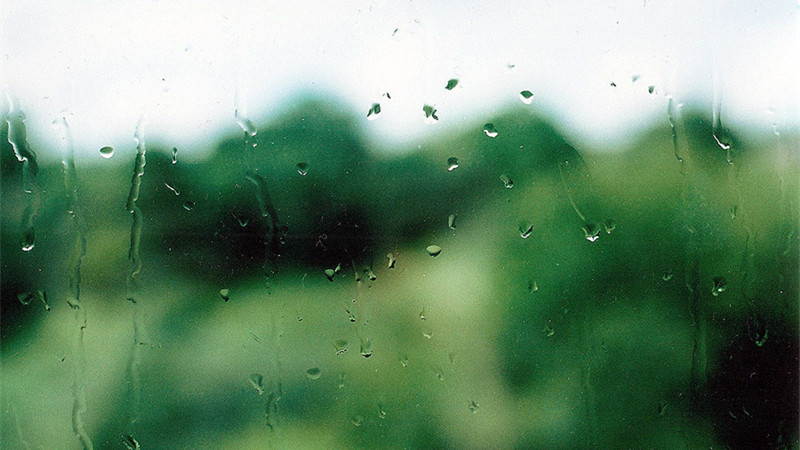
//> input picture opencv_base/IOU/rain.jpg, 800 x 450 px
$ ./main ../opencv_base/IOU/rain.jpg   (built with g++ and OpenCV 4)
//> lines starting //> are read from the running program, lines starting //| are printed output that depends on the picture; after the words box and inside, x2 and y2 are one past the last pixel; in counts of white or black regions, pixels touching at a corner belong together
#include "opencv2/core/core.hpp"
#include "opencv2/imgproc/imgproc.hpp"
#include "opencv2/highgui/highgui.hpp"
#include <iostream>
#include <stdlib.h>
#include <stdio.h>

using namespace cv;
using namespace std;


Mat g_src,g_src_gray;
int thresh = 100;
int max_thresh = 255;
RNG rng(12345);

static void thresh_callback(int,void *);

int main(int argc, char ** argv)
{
	g_src = imread(argv[1],1);
//> g_src is the input picture: 450 rows x 800 cols, CV_8UC3; mean B, G, R 113.5, 142, 109.7
	if(!g_src.data){
		printf("imread load failed\n");
		return -1;
	}

	cvtColor(g_src,g_src_gray,CV_BGR2GRAY);
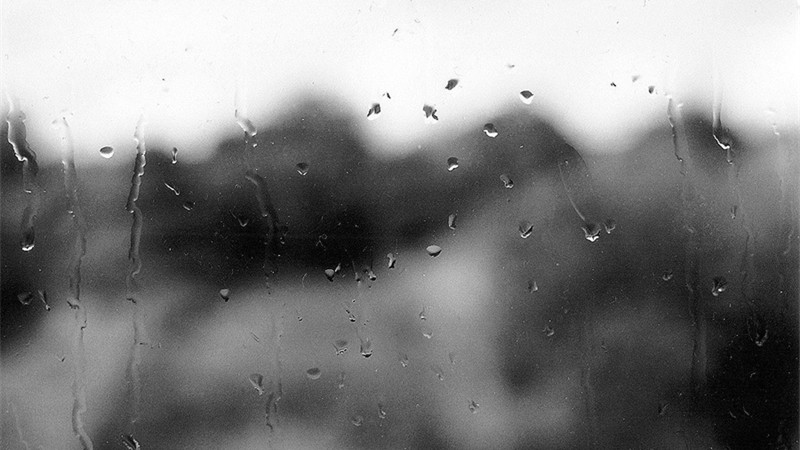
//> g_src_gray: 450 rows x 800 cols, CV_8UC1; min 0, max 255, mean 129.1
	blur(g_src_gray,g_src_gray,Size(3,3));

	char *source_window = "Source";
	namedWindow(source_window,CV_WINDOW_AUTOSIZE);
	imshow(source_window,g_src);

	createTrackbar("Canny thresh",source_window,&thresh,max_thresh,thresh_callback);
	thresh_callback(0,0);

   	waitKey(0);

    return 0;
}

/*
    CV_RETR_EXTERNAL=0,
    CV_RETR_LIST=1,
    CV_RETR_CCOMP=2,
    CV_RETR_TREE=3,
    CV_RETR_FLOODFILL=4
*/
#define CV_CUSTOM_MODE CV_RETR_TREE

/*
    CV_CHAIN_CODE=0,
    CV_CHAIN_APPROX_NONE=1,
    CV_CHAIN_APPROX_SIMPLE=2,
    CV_CHAIN_APPROX_TC89_L1=3,
    CV_CHAIN_APPROX_TC89_KCOS=4,
    CV_LINK_RUNS=5
*/

#define CV_CUSTOM_METHOD CV_CHAIN_APPROX_SIMPLE

static void thresh_callback(int,void *)
{

	Mat canny_output;
	vector<vector<Point> >  contours;
	vector<Vec4i> hierarchy;

	Canny(g_src_gray,canny_output,thresh,thresh*2,3);
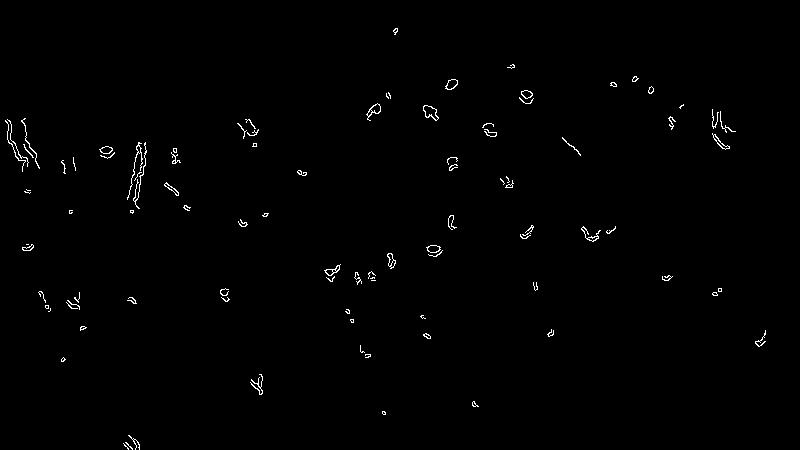
//> canny_output: 450 rows x 800 cols, CV_8UC1; 0.72% white in thin lines or dots, all inside (x1, y1, x2, y2) = (5, 28, 766, 450)
//	threshold(g_src_gray,threshold_output,thresh,255,THRESH_BINARY);

	findContours(canny_output,contours,hierarchy,CV_CUSTOM_MODE,CV_CUSTOM_METHOD,Point(0,0));
//> contours = 135 contours, 105 with area under 20; largest, box (x1, y1, x2, y2) and area: (423, 105, 439, 121) 132, (423, 105, 439, 121) 113, (366, 103, 381, 121) 94, (445, 79, 458, 90) 84, (426, 245, 441, 253) 75

	printf("contours.size = %d\n",contours.size());
//| contours.size = 135

	vector<Moments> mu(contours.size());
//> mu = 135 items

	for(int i = 0; i < contours.size(); i++){
		mu[i] = moments(contours[i],false);
	}
//> this loop made 135 passes

	vector<Point2f> mc(contours.size());
	for(int i = 0; i < contours.size(); i++){
		mc[i] = Point2f(mu[i].m10/mu[i].m00,mu[i].m01/mu[i].m00);
	}
//> after the loop, mc = 135 Points (x, y), first 12: [125.9, 446.3], [128.7, 445.3], [134, 440.6], [133, 439], [383.5, 412.5], [383.3, 412.7], [473.8, 403.9], [473.6, 403.8], [256.7, 385.4], [62.73, 359.3], [62.5, 359], [368.1, 355.5]

	Mat drawing = Mat::zeros(canny_output.size(),CV_8UC3);
	for(int i = 0; i < contours.size(); i++){
		Scalar color = Scalar(rng.uniform(0,255), rng.uniform(0,255),rng.uniform(0,255));
		drawContours(drawing,contours,i,color,2,8,vector<Vec4i>(),0,Point());
		circle(drawing,mc[i],4,color,-1,8,0);
	}
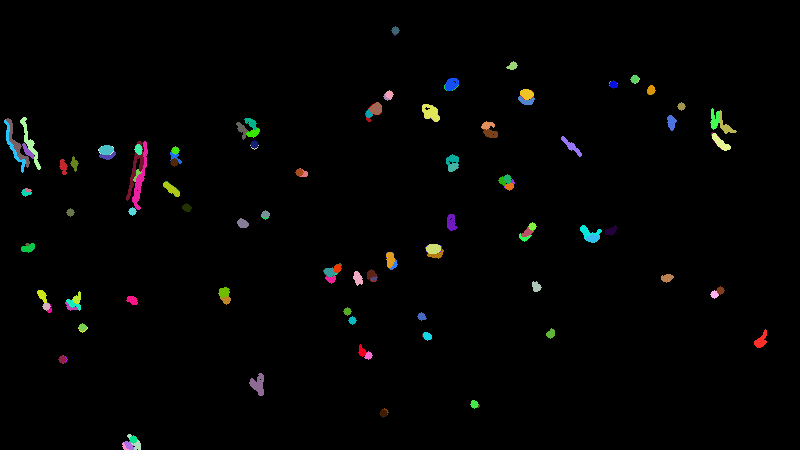
//> drawing: 450 rows x 800 cols, CV_8UC3; mean B, G, R 2.9, 3.4, 3.2

	imshow("contours",drawing);

	printf("\t Info:Area and Contour Length\n");
	for(int i = 0; i < contours.size(); i++){
		printf("* Contours[%d] - Area (M_00) = %.2f - Area OpenCV:%.2f, - Lenght:%.2f\n",i,mu[i].m00,contourArea(contours[i]),arcLength(contours[i],false));
		Scalar color = Scalar(rng.uniform(0,255), rng.uniform(0,255),rng.uniform(0,255));
	}

}
